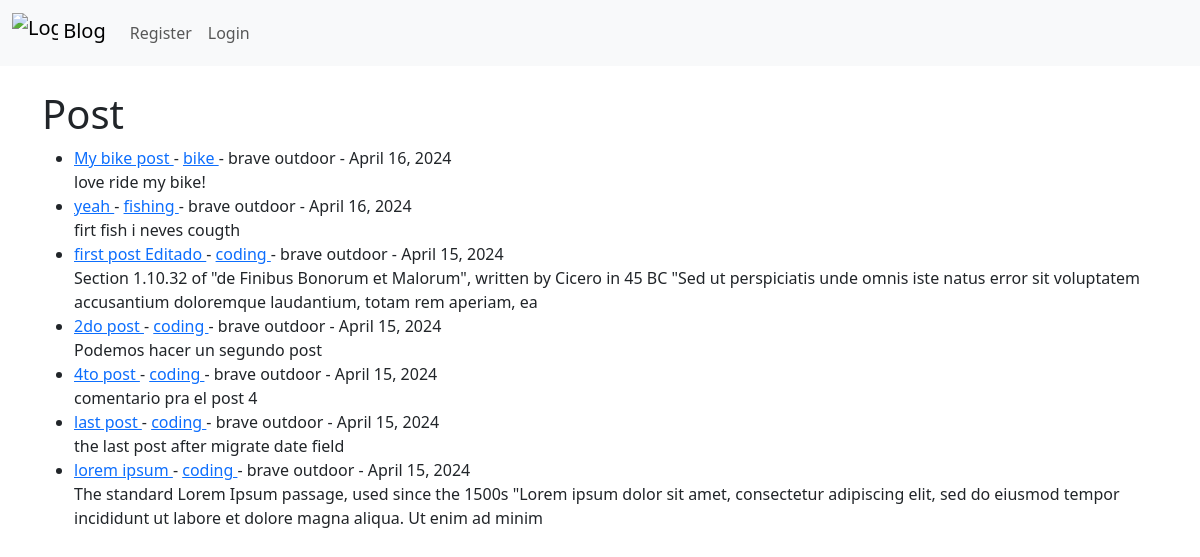
Before: / with the older database file.
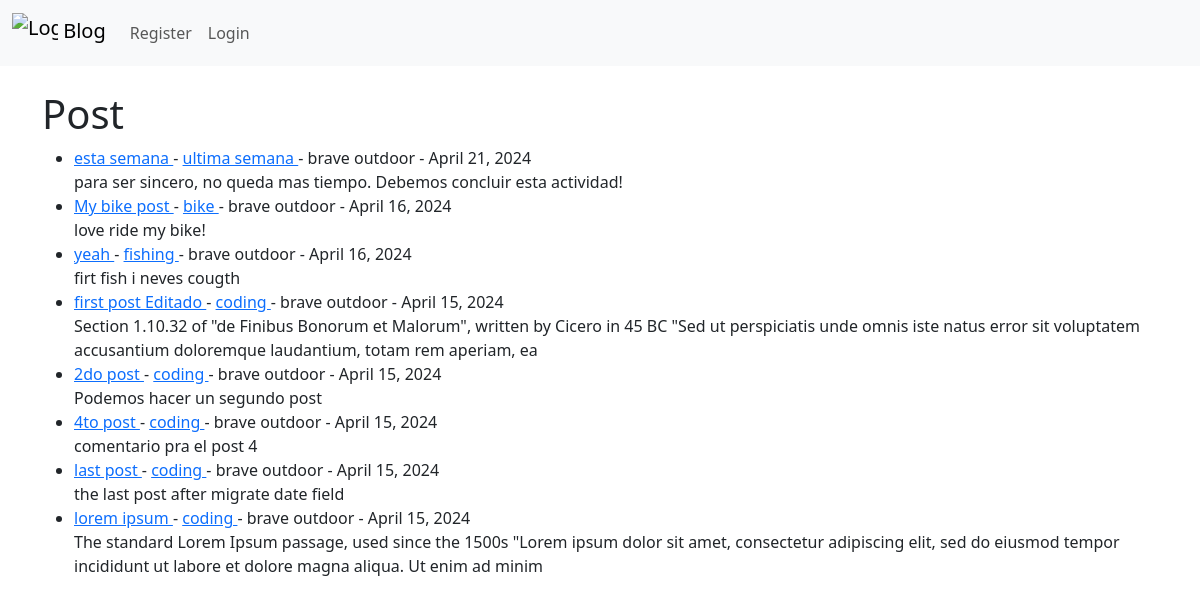
After: the same page with the newer database file.
### myblog/models.py (models this page shows, shortened)
class Post(models.Model):
    title = models.CharField(max_length=255)
    title_tag = models.CharField(max_length=255)
    author = models.ForeignKey(User, on_delete=models.CASCADE)
    body = models.TextField()
    post_date = models.DateField(auto_now_add = True)
    category = models.CharField(max_length=255, default="coding")

### myblog/views.py (the view)
# urls.py: path('', HomeView.as_view(), name='home'),
class HomeView(ListView):
    model = Post
    template_name = 'home.html'
    ordering = ['-post_date']

### myblog/templates/home.html (shortened to what this page needs)
{% extends 'base.html' %}
{% block content %}
<h1> Post </h1>
<ul>
{% for post in object_list %}
    <li><a href="{% url 'article_detail' post.pk %}">
        {{post.title}} </a> -
        <a href="{% url 'category' post.category|slugify %}"> {{post.category}} </a>
        - {{post.author.first_name}}
        {{post.author.last_name}}
        - {{post.post_date}}
    <br/>
    {{post.body|slice:":200"|safe}}</li>
{% endfor %}
</ul>
{% endblock %}

### myblog/templates/base.html (shortened to what this page needs)
<!doctype html>
<html lang="en">
  <head>
    <link href="https://cdn.jsdelivr.net/npm/bootstrap@5.3.3/dist/css/bootstrap.min.css" rel="stylesheet">
</head>
  <body>
    <nav class="navbar navbar-expand-lg bg-body-tertiary">
        <div class="container-fluid">
          <a class="navbar-brand" href=" {% url 'home' %} ">
            <img class="d-inline-block align-text-center" src="https://getbootstrap.com/docs/5.3/assets/brand/bootstrap-logo-shadow.png" alt="Logo" width="46" height="40">
              Blog
          </a>
          <div class="navbar-collapse collapse " id="navbarTogglerDemo02">
            <ul class="navbar-nav me-auto mb-2 mb-lg-0">
              {% if user.is_authenticated %}
                <li class="nav-item">
                  <a class="nav-link" href="{% url 'add_post'%}">Add Post</a>
                </li>
                <li class="nav-item">
                  <a class="nav-link" href="{% url 'add_category'%}">Add Category</a>
                </li>
                <li class="nav-item">
                  <a class="nav-link" href="{% url 'logout'%}">Logout</a>
                </li>
              {% else %}
              <li class="nav-item">
                <a class="nav-link" href="{% url 'register'%}">Register</a>
              </li>
              <li class="nav-item">
                <a class="nav-link" href="{% url 'login'%}">Login</a>
              </li>
              {% endif %}
            </ul>
          </div>
        </div>
      </nav>
    <br/>
    <div class="container">
        {% block content %}
        {% endblock %}
    </div>
  </body>
</html>

Changed rows visible on the page:
added Post: title "esta semana", category "ultima semana", author.first_name "brave", author.last_name "outdoor", post_date "April 21, 2024", body "para ser sincero, no queda mas tiempo. Debemos concluir esta actividad!"
